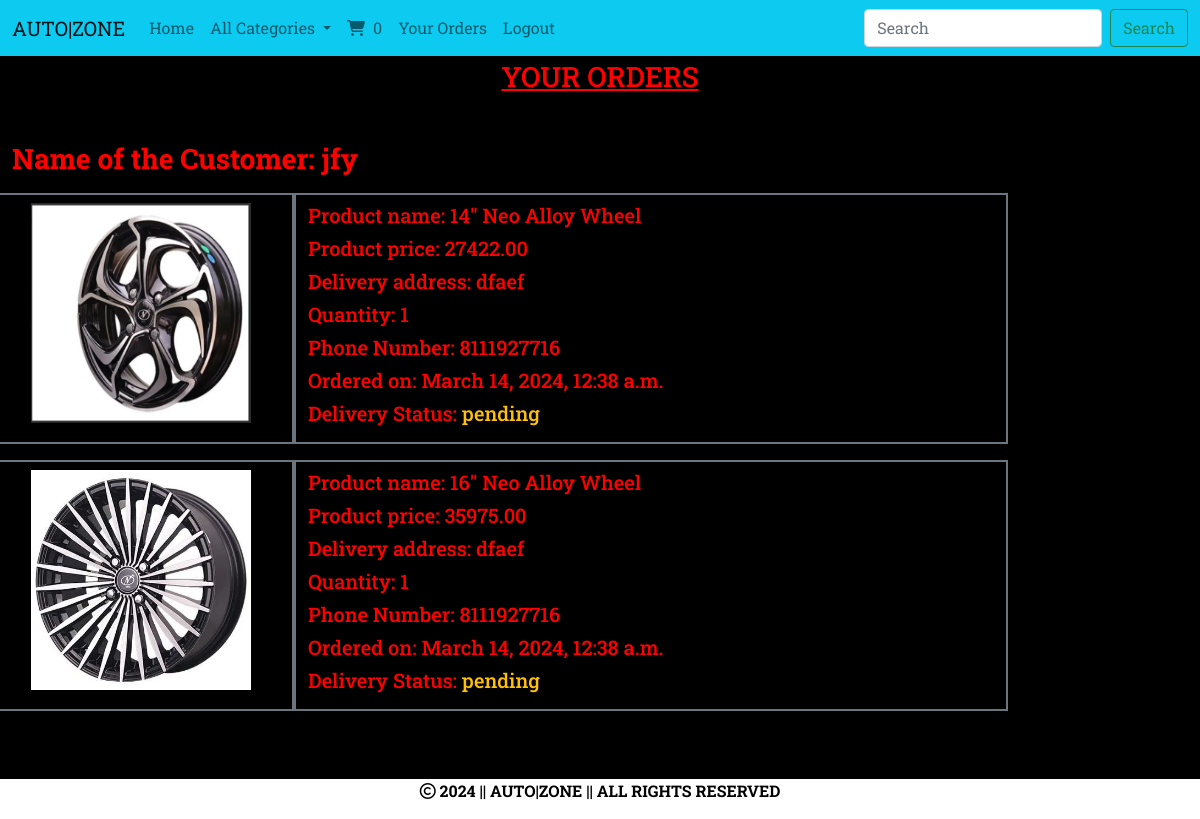
/cart/orderview (signed in), run on the app's committed database.
### cart/models.py (models this page shows, shortened)
class Order(models.Model):
    product = models.ForeignKey(Part, on_delete=models.CASCADE)
    user = models.ForeignKey(User, on_delete=models.CASCADE)
    no_of_items = models.IntegerField()
    address = models.TextField()
    phone = models.CharField(max_length=30)
    order_status = models.CharField(max_length=20,default="pending")
    delivery_status = models.CharField(max_length=20,default="pending")
    date_ordered = models.DateTimeField(auto_now_add=True)

### shop/models.py (models this page shows, shortened)
class Part(models.Model):
    name = models.CharField(max_length=40)
    desc = models.TextField()
    image = models.ImageField(upload_to='shop/parts',null=True,blank=True)
    price = models.DecimalField(max_digits=10,decimal_places=2)
    category = models.ForeignKey(Category,on_delete=models.CASCADE)
    stock = models.IntegerField()
    available = models.BooleanField(default=True)
    created = models.DateTimeField(auto_now_add=True)
    updated = models.DateTimeField(auto_now=True)

### cart/views.py (the view)
# urls.py: path('orderview',views.orderview,name='orderview'),
def orderview(request):
    u=request.user
    o=Order.objects.filter(user=u)
    return render(request,'orderview.html',{'o':o})

### cart/context_processors.py (called while the page is built)
def productcount(request):
    item_count=0
    if request.user.is_authenticated:
        u=request.user
        try:
            cart = Cart.objects.filter(user=u)
            for i in cart:
                item_count = item_count+i.quantity
        except:
                item_count=0
    return{'count':item_count}

### shop/context_processors.py (called while the page is built)
def menu_links(request):
    c = Category.objects.all()
    return {'links':c}

### templates/orderview.html
<!DOCTYPE html>
{% extends 'base.html' %}
{% load static %}
{% block content %}
<div style="margin-bottom:100px;">
<div class="container-fluid mt-1" style="margin-bottom:10px;">
    <h3 class="text-center"><u>YOUR ORDERS</u></h3>
</div>
<div class="container-fluid mt-5" style="margin-bottom:10px;">
    <h3><b>Name of the Customer: {{user}}</b></h3>
    {% for i in o %}
</div>
        <div class="row">
            <div class="col-sm-3 my-2 py-2 border border-2 border-secondary" >
            <center>               <img src="{{i.product.image.url}}"  width="220px" height="220px"></div></center>
               <div class="col-sm-7 my-2 pe-3 py-2 border border-2 border-secondary" style="line-height:1px;">
        <h5>Product name: {{i.product.name}}</h5><br>
        <h5>Product price: {{i.product.price}}</h5><br>
        <h5>Delivery address: {{i.address}}</h5><br>
         <h5>Quantity: {{i.no_of_items}}</h5><br>
        <h5>Phone Number: {{i.phone}}</h5><br>
        <h5>Ordered on: {{i.date_ordered}}</h5><br>
        <h5>Delivery Status: <span class="text-warning">{{i.delivery_status}}</span></h5><br>
               </div>
            {% endfor %}
        </div>
</div>
{% endblock %}

### static/css/style.css (style rules this page uses)
body { background-color:black; color:red; font-family: 'Roboto Slab', serif; }

### data on the page
Order: product.image (picture), product.name "14\" Neo Alloy Wheel", product.price "27422.00", address "dfaef", no_of_items "1", phone "8111927716", date_ordered "March 14, 2024, 12:38 a.m.", delivery_status "pending"
Order: product.image (picture), product.name "16\" Neo Alloy Wheel", product.price "35975.00", address "dfaef", no_of_items "1", phone "8111927716", date_ordered "March 14, 2024, 12:38 a.m.", delivery_status "pending"

### other printed values
{{ count }} "0"
{{ user }} "jfy"
